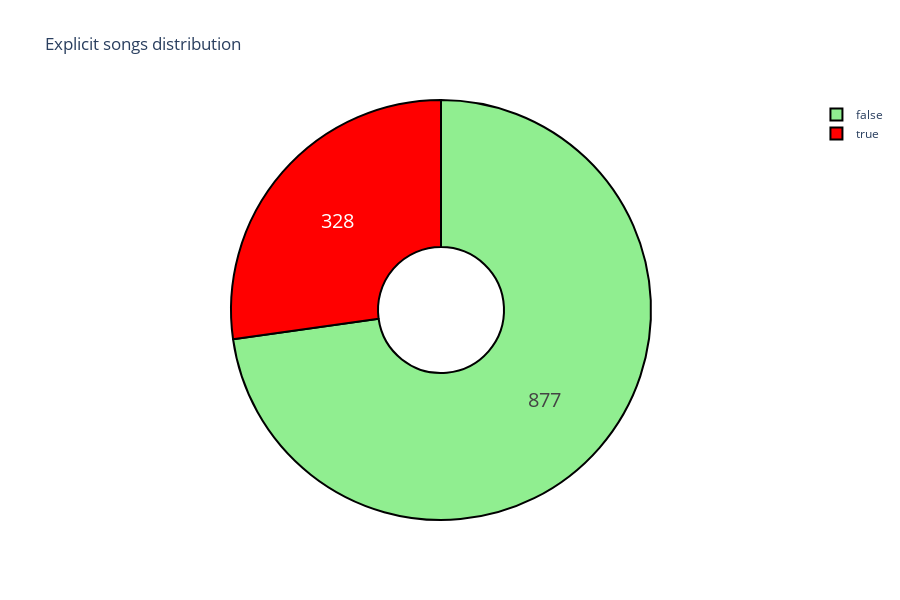

Notebook cell for this chart:
### Code cell
explicit_content = df_songs['explicit'].value_counts().sort_index(ascending=True)
colors = ['lightgreen', 'red']

labels = explicit_content.index
values = explicit_content.values

fig = go.Figure(
    data=[
        go.Pie(
            labels=labels, 
            values=values,
            hole=.3
        )
    ]
)
fig.update_layout(
    title_text='Explicit songs distribution',
    height = 600,
    width = 900,
    hovermode = 'x'
)
fig.update_traces(
    hoverinfo='label+percent', 
    textinfo='value', 
    textfont_size=20,
    marker=dict(
        colors = colors, 
        line=dict(
            color='#000000', width=2
            )
        )
    )
fig.show()

### Figure 1 — Plotly figure (JSON) as saved in the notebook; plotly's stock layout.template omitted (floating-point values rounded to 4 significant figures)
{"data": [{"hole": 0.3, "hoverinfo": "label+percent", "labels": [false, true], "marker": {"colors": ["lightgreen", "red"], "line": {"color": "#000000", "width": 2}}, "textfont": {"size": 20}, "textinfo": "value", "type": "pie", "values": [877, 328]}], "layout": {"height": 600, "hovermode": "x", "title": {"text": "Explicit songs distribution"}, "width": 900}}
